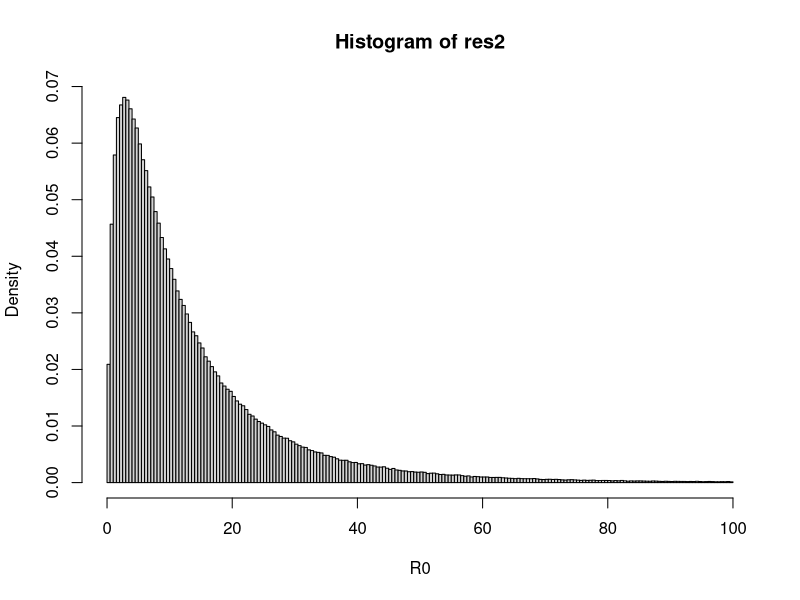

Source code (R):
n=1e6
K_f    <- rgamma(n, shape=5, scale=1.4)
betar <- rgamma(n, shape=2, scale=0.25)
life_f <- rgamma(n, shape=4, scale=1)

res2 <- K_f * betar * life_f
res2 <- res2[res2<100]

h<-hist(res2,breaks=200,xlab="R0",freq=FALSE)
max_idx <- which.max(h$counts)
max_x <- h$mids[max_idx]
#cat(max_idx,max_x, "\n")
